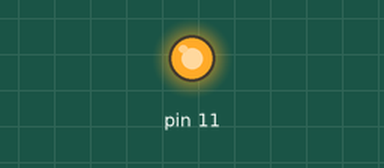
The sketch below on a simulated Arduino Uno, built with avr-gcc and run on an emulated ATmega328P. Parts: output pins drawn as LEDs (lit = HIGH).

Above: at 0.01 s.
At 8.0 s:
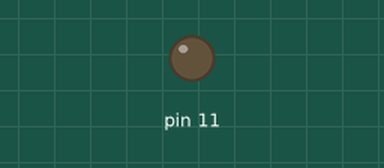
Timing chart, 0 to 9.5 s (numbered marks = the images above):
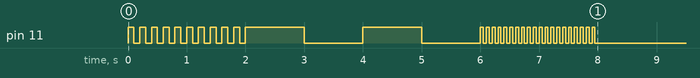

The sketch:

beeps.ino
```cpp
void setup() {
  pinMode(11,OUTPUT);
  beeps(11,10,100);
  beeps(11,2,1000);
  beeps(11,20,50);
}

void loop() {}
void beeps(int pin,int n,int t) {
  for (int x=1;x<=n;x++){
    digitalWrite(pin,HIGH); delay(t);
    digitalWrite(pin,LOW); delay(t);
  }
}
```
